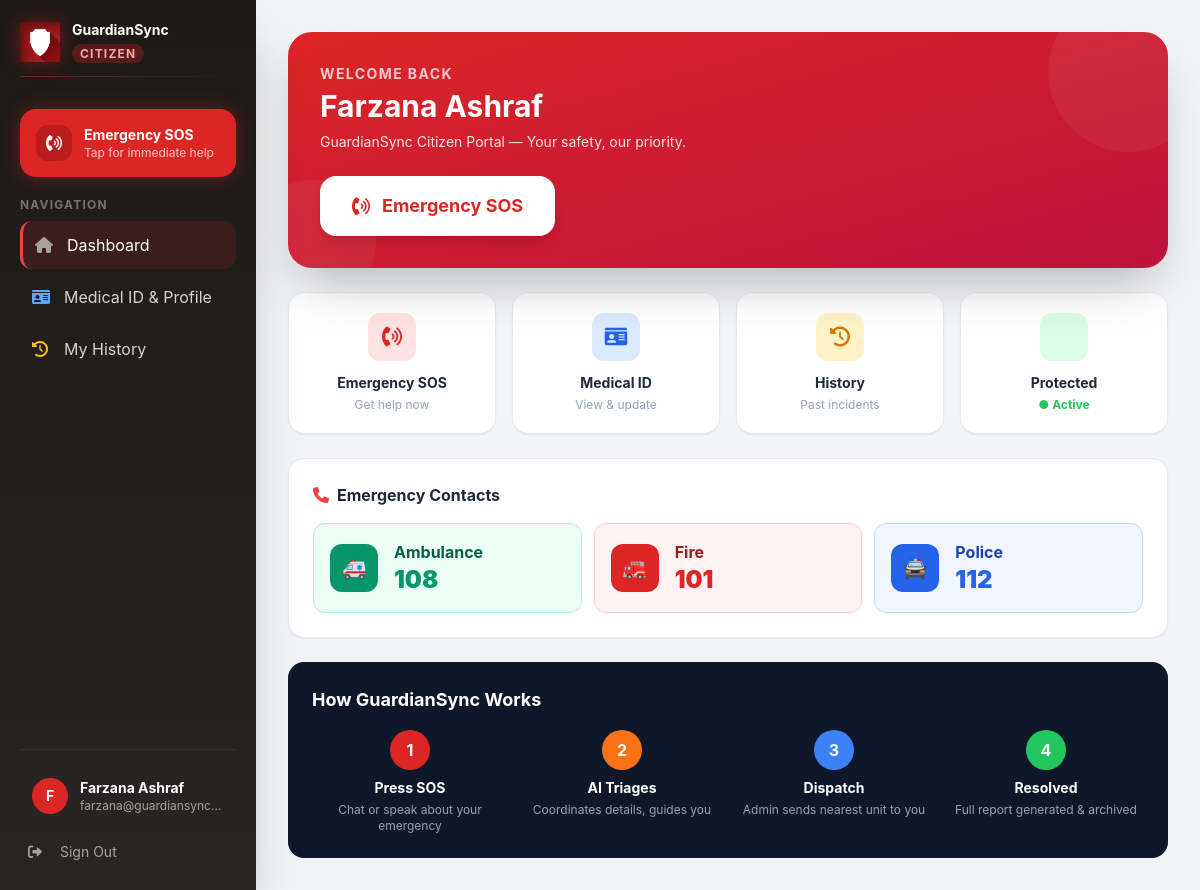
/ (signed in), run on the app's committed database.
### tables this page shows
CREATE TABLE users (
        id TEXT PRIMARY KEY,
        name TEXT NOT NULL,
        email TEXT UNIQUE NOT NULL,
        phone TEXT,
        password_hash TEXT NOT NULL,
        role TEXT DEFAULT "user",
        unit_id TEXT,
        created_at DATETIME DEFAULT CURRENT_TIMESTAMP);

### main.py (the view)
@app.get("/")
async def root(request: Request):
    user = get_session_user(request, "citizen")
    if not user: return RedirectResponse(url="/auth/login")
    if user["role"] == "admin": return RedirectResponse(url="/admin/feed")
    return templates.TemplateResponse("user/dashboard.html", {"request": request, "user": user})

### templates/user/dashboard.html (shortened to what this page needs)
{% extends "user/layout.html" %}
{% block content %}
<div class="max-w-4xl mx-auto space-y-6">
  <div class="bg-gradient-to-br from-red-600 to-rose-700 rounded-3xl p-8 text-white shadow-2xl relative overflow-hidden">
    <div class="absolute top-0 right-0 w-40 h-40 bg-white/5 rounded-full -translate-y-10 translate-x-10"></div>
    <div class="relative">
      <p class="text-red-200 text-sm font-bold uppercase tracking-widest mb-1">Welcome back</p>
      <h1 class="text-3xl font-bold mb-2">{{ user.name }}</h1>
      <p class="text-red-100 text-sm mb-6">GuardianSync Citizen Portal — Your safety, our priority.</p>
      <a href="/user/sos" id="sos-hero-btn" class="inline-flex items-center gap-3 bg-white text-red-600 px-8 py-4 rounded-2xl font-bold text-lg hover:bg-red-50 transition shadow-lg">
        <i class="fa-solid fa-phone-volume animate-pulse"></i>
        Emergency SOS
      </a>
    </div>
  </div>
  <div class="grid grid-cols-2 md:grid-cols-4 gap-4">
    <a href="/user/sos" class="bg-white rounded-2xl p-5 text-center shadow-sm border border-slate-200 hover:border-red-300 hover:shadow-md transition group">
      <div class="w-12 h-12 bg-red-100 rounded-xl flex items-center justify-center mx-auto mb-3 group-hover:bg-red-200 transition">
        <i class="fa-solid fa-phone-volume text-red-600 text-xl"></i>
      </div>
      <p class="font-bold text-slate-800 text-sm">Emergency SOS</p>
      <p class="text-xs text-slate-400 mt-1">Get help now</p>
    </a>
    <a href="/user/profile" class="bg-white rounded-2xl p-5 text-center shadow-sm border border-slate-200 hover:border-blue-300 hover:shadow-md transition group">
      <div class="w-12 h-12 bg-blue-100 rounded-xl flex items-center justify-center mx-auto mb-3 group-hover:bg-blue-200 transition">
        <i class="fa-solid fa-id-card text-blue-600 text-xl"></i>
      </div>
      <p class="font-bold text-slate-800 text-sm">Medical ID</p>
      <p class="text-xs text-slate-400 mt-1">View & update</p>
    </a>
    <a href="/user/history" class="bg-white rounded-2xl p-5 text-center shadow-sm border border-slate-200 hover:border-amber-300 hover:shadow-md transition group">
      <div class="w-12 h-12 bg-amber-100 rounded-xl flex items-center justify-center mx-auto mb-3 group-hover:bg-amber-200 transition">
        <i class="fa-solid fa-clock-rotate-left text-amber-600 text-xl"></i>
      </div>
      <p class="font-bold text-slate-800 text-sm">History</p>
      <p class="text-xs text-slate-400 mt-1">Past incidents</p>
    </a>
    <div class="bg-white rounded-2xl p-5 text-center shadow-sm border border-slate-200">
      <div class="w-12 h-12 bg-green-100 rounded-xl flex items-center justify-center mx-auto mb-3">
      </div>
      <p class="font-bold text-slate-800 text-sm">Protected</p>
      <p class="text-xs text-green-500 mt-1 font-bold">● Active</p>
    </div>
  </div>
  <div class="bg-white rounded-2xl shadow-sm border border-slate-200 p-6">
    <h2 class="font-bold text-slate-800 mb-4 flex items-center gap-2">
      <i class="fa-solid fa-phone text-red-500"></i> Emergency Contacts
    </h2>
    <div class="grid grid-cols-1 md:grid-cols-3 gap-3">
      <a href="tel:108" class="flex items-center gap-4 bg-emerald-50 border border-emerald-200 rounded-xl p-4 hover:bg-emerald-100 transition">
        <div class="w-12 h-12 bg-emerald-600 rounded-xl flex items-center justify-center text-white font-bold text-xl">🚑</div>
        <div><p class="font-bold text-emerald-800">Ambulance</p><p class="text-2xl font-black text-emerald-600">108</p></div>
      </a>
      <a href="tel:101" class="flex items-center gap-4 bg-red-50 border border-red-200 rounded-xl p-4 hover:bg-red-100 transition">
        <div class="w-12 h-12 bg-red-600 rounded-xl flex items-center justify-center text-white font-bold text-xl">🚒</div>
        <div><p class="font-bold text-red-800">Fire</p><p class="text-2xl font-black text-red-600">101</p></div>
      </a>
      <a href="tel:112" class="flex items-center gap-4 bg-blue-50 border border-blue-200 rounded-xl p-4 hover:bg-blue-100 transition">
        <div class="w-12 h-12 bg-blue-600 rounded-xl flex items-center justify-center text-white font-bold text-xl">🚔</div>
        <div><p class="font-bold text-blue-800">Police</p><p class="text-2xl font-black text-blue-600">112</p></div>
      </a>
    </div>
  </div>
  <div class="bg-slate-900 text-white rounded-2xl p-6">
    <h2 class="font-bold text-lg mb-4">How GuardianSync Works</h2>
    <div class="grid grid-cols-1 md:grid-cols-4 gap-4">
      <div class="text-center">
        <div class="w-10 h-10 bg-red-600 rounded-full flex items-center justify-center font-bold mx-auto mb-2">1</div>
        <p class="text-sm font-bold text-white">Press SOS</p>
        <p class="text-xs text-slate-400 mt-1">Chat or speak about your emergency</p>
      </div>
      <div class="text-center">
        <div class="w-10 h-10 bg-orange-500 rounded-full flex items-center justify-center font-bold mx-auto mb-2">2</div>
        <p class="text-sm font-bold text-white">AI Triages</p>
        <p class="text-xs text-slate-400 mt-1">Coordinates details, guides you</p>
      </div>
      <div class="text-center">
        <div class="w-10 h-10 bg-blue-500 rounded-full flex items-center justify-center font-bold mx-auto mb-2">3</div>
        <p class="text-sm font-bold text-white">Dispatch</p>
        <p class="text-xs text-slate-400 mt-1">Admin sends nearest unit to you</p>
      </div>
      <div class="text-center">
        <div class="w-10 h-10 bg-green-500 rounded-full flex items-center justify-center font-bold mx-auto mb-2">4</div>
        <p class="text-sm font-bold text-white">Resolved</p>
        <p class="text-xs text-slate-400 mt-1">Full report generated & archived</p>
      </div>
    </div>
  </div>
</div>
{% endblock %}

### templates/user/layout.html (shortened to what this page needs)
<!DOCTYPE html>
<html lang="en">
<head>
  <script src="https://cdn.tailwindcss.com"></script>
  <link rel="stylesheet" href="https://cdnjs.cloudflare.com/ajax/libs/font-awesome/6.0.0/css/all.min.css">
</head>
<body class="bg-gray-100 flex min-h-screen">
  <div id="sidebar" class="w-64 user-sidebar min-h-screen fixed top-0 text-white p-5 shadow-2xl flex flex-col z-40
    fixed lg:sticky inset-y-0 left-0 transform -translate-x-full lg:translate-x-0 transition-transform duration-200">
    <div class="mb-8">
      <div class="flex items-center justify-between mb-3">
        <div class="flex items-center gap-3">
          <div class="w-10 h-10 bg-red-600  flex items-center justify-center sos-glow">
            <img src="/static/icon.jpeg" alt="GuardianSync Icon" class="ai-style-change-2">
          </div>
          <div>
            <p class="text-white font-bold text-sm">GuardianSync</p>
            <span class="text-xs px-2 py-0.5 rounded-full bg-red-900/60 text-red-300 font-bold uppercase tracking-widest">Citizen</span>
          </div>
        </div>
      </div>
      <div class="h-px bg-gradient-to-r from-red-500 to-transparent opacity-40"></div>
    </div>
    <a href="/user/sos" id="sos-nav-btn" class="flex items-center gap-3 p-4 rounded-2xl bg-red-600 hover:bg-red-700 transition mb-5 sos-glow group" data-path="/user/sos">
      <div class="w-9 h-9 bg-red-700 rounded-xl flex items-center justify-center group-hover:bg-red-800">
        <i class="fa-solid fa-phone-volume text-white animate-pulse"></i>
      </div>
      <div>
        <p class="font-bold text-white text-sm">Emergency SOS</p>
        <p class="text-red-200 text-xs">Tap for immediate help</p>
      </div>
    </a>
    <nav class="space-y-1 flex-1">
      <p class="text-stone-500 text-xs font-bold mb-2 uppercase tracking-widest">Navigation</p>
      <a href="/" class="nav-link flex items-center p-3 rounded-xl hover:bg-stone-700/50 transition text-stone-300 hover:text-white" data-path="/">
        <i class="fa-solid fa-house mr-3 w-5 text-stone-400"></i> Dashboard
      </a>
      <a href="/user/profile" class="nav-link flex items-center p-3 rounded-xl hover:bg-stone-700/50 transition text-stone-300 hover:text-white" data-path="/user/profile">
        <i class="fa-solid fa-id-card mr-3 w-5 text-blue-400"></i> Medical ID & Profile
      </a>
      <a href="/user/history" class="nav-link flex items-center p-3 rounded-xl hover:bg-stone-700/50 transition text-stone-300 hover:text-white" data-path="/user/history">
        <i class="fa-solid fa-clock-rotate-left mr-3 w-5 text-amber-400"></i> My History
      </a>
    </nav>
    <div class="pt-4 border-t border-stone-700/50 space-y-2">
      {% if user %}
      <div class="flex items-center gap-3 p-3 bg-stone-800/50 rounded-xl">
        <div class="w-9 h-9 bg-red-600 rounded-full flex items-center justify-center font-bold text-sm flex-shrink-0">
          {{ user.name[0] | upper }}
        </div>
        <div class="flex-1 min-w-0">
          <p class="text-white text-sm font-bold truncate">{{ user.name }}</p>
          <p class="text-stone-400 text-xs truncate">{{ user.email }}</p>
        </div>
      </div>
      <a href="/auth/logout/citizen" class="flex items-center p-2 rounded-lg hover:bg-red-900/30 text-stone-400 hover:text-red-400 transition text-sm">
        <i class="fa-solid fa-right-from-bracket mr-3 w-5"></i> Sign Out
      </a>
      {% endif %}
    </div>
  </div>
  <div class="flex-1 flex flex-col min-h-screen">
    <div class="flex-1 p-5 lg:p-8">
      {% block content %}{% endblock %}
    </div>
  </div>
</body>
</html>

### templates/user/layout.html (style rules this page uses)
body { font-family: 'Inter', system-ui, -apple-system, sans-serif; }
.user-sidebar { background: linear-gradient(180deg, #1c1917 0%, #292524 100%); }
.user-nav-active { background: rgba(220,38,38,0.15); border-left: 3px solid #ef4444; color: white; }
.sos-glow { box-shadow: 0 0 20px rgba(220,38,38,0.4); }

### data on the page
users: name "F", name "Farzana Ashraf", email "farzana@guardiansync.in"
